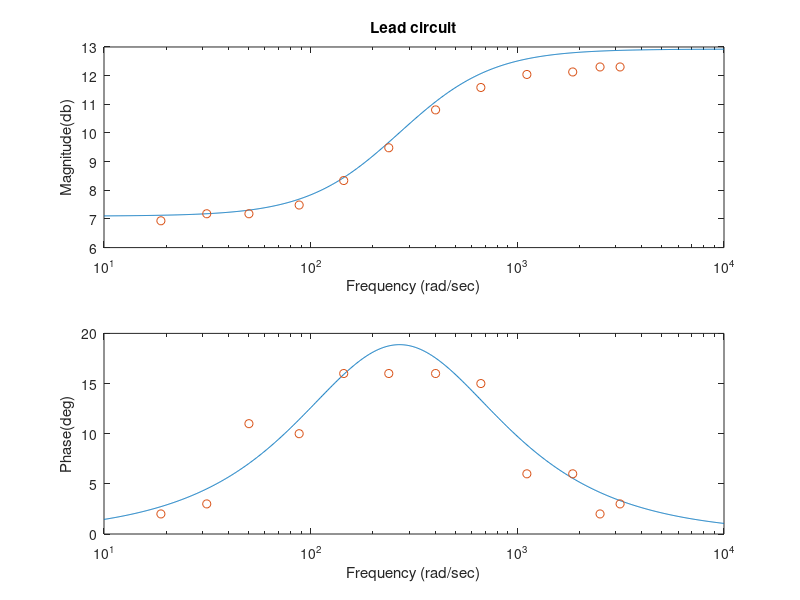
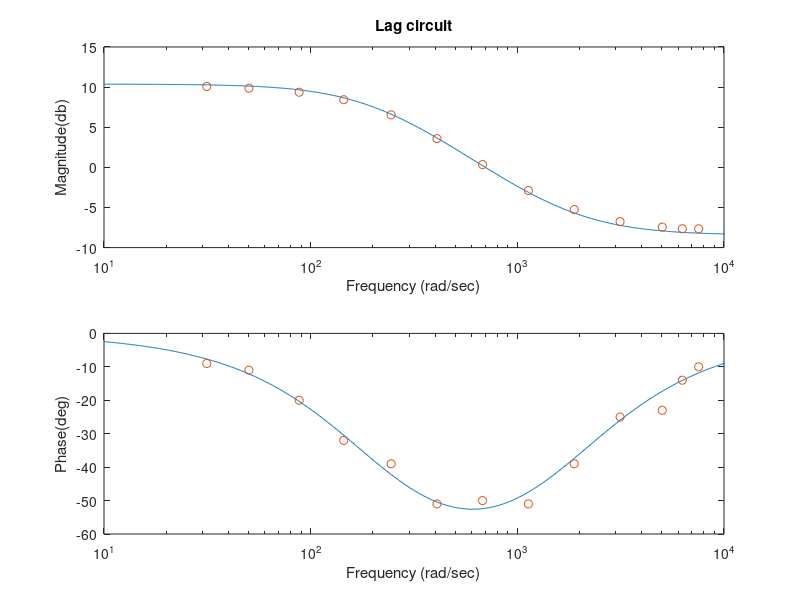

Here is the MATLAB script that generated these plots, in order:
% This script plots and compare the Lead and Lag circuit measured data and
% theoretical data
clc
clear
close all
%% Set up the theoretical system transfer function for Lead circuit
R1 = 11.918e3;
R2 = 26.99e3;
R3 = 14.894e3;
R4 = 14.890e3;
C1 = 0.436e-6;
C2 = 98.4e-9;
num = [R1*R2*R4*C1 R2*R4];
den = [R1*R2*R3*C2 R1*R3];
sys = tf(num, den)

%% Input Lead circuit experimental circuit
% Input the experimental data
%read data from .dat file
data = load('Lead_data.dat');
f_data = data(:, 1);
mag_data = data(:, 2);
phase_data = data(:, 3);
%convert frequency to angular frequency
w_data = f_data*2*pi;

%Use the Bode command to calculate the theoretical magnitude, phase of the system
[mag,phase,w]=bode(sys);
% bode(sys)

% The magnitude and phase are 3 dimensional arrays from the Bode command
% and must be converted to 1 dimensional arrays using the squeeze command
magp = squeeze(mag);
phasep = squeeze(phase);
% Manually plot the theoretical and experimental data on the bode plot
figure
subplot(2,1,1)
semilogx(w,20*log10(magp),w_data,20*log10(mag_data),'o')
xlabel('Frequency (rad/sec)')
ylabel('Magnitude(db)')
xlim([10 10^4])
title('Lead circuit')
subplot(2,1,2)
semilogx(w,phasep,w_data,phase_data,'o')
xlabel('Frequency (rad/sec)')
ylabel('Phase(deg)')
xlim([10 10^4])

%% Set up the theoretical system transfer function for Lead circuit
R1 = 8.192e3;
R2 = 22.078e3;
R3 = 17.966e3;
R4 = 22.008e3;
C1 = 68e-9;
C2 = 0.22e-6;
num = [R1*R2*R4*C1 R2*R4];
den = [R1*R2*R3*C2 R1*R3];
sys = tf(num, den)

%% Input Lag circuit experimental circuit
% Input the experimental data
%read data from .dat file
data = load('Lag_data.dat');
f_data = data(:, 1);
mag_data = data(:, 2);
phase_data = data(:, 3);
%convert frequency to angular frequency
w_data = f_data*2*pi;

%Use the Bode command to calculate the theoretical magnitude, phase of the system
[mag,phase,w]=bode(sys);
% bode(sys)

% The magnitude and phase are 3 dimensional arrays from the Bode command
% and must be converted to 1 dimensional arrays using the squeeze command
magp = squeeze(mag);
phasep = squeeze(phase);
% Manually plot the theoretical and experimental data on the bode plot
figure
subplot(2,1,1)
semilogx(w,20*log10(magp),w_data,20*log10(mag_data),'o')
xlabel('Frequency (rad/sec)')
ylabel('Magnitude(db)')
xlim([10 10^4])
title('Lag circuit')
subplot(2,1,2)
semilogx(w,phasep,w_data,phase_data,'o')
xlabel('Frequency (rad/sec)')
ylabel('Phase(deg)')
xlim([10 10^4])
ylim([-60 0])